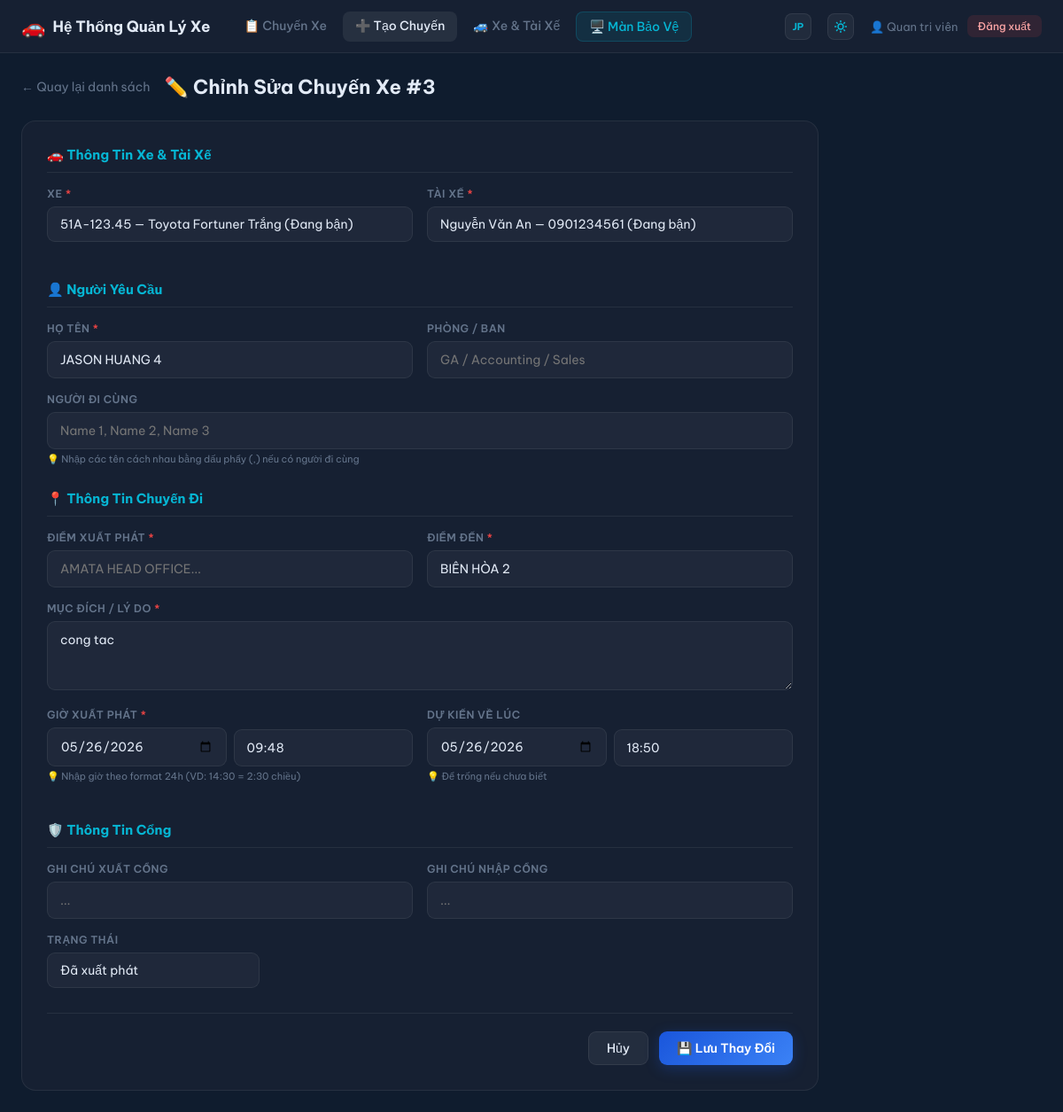
/trip_form.php?id=3&lang=vi (signed in), run on the app's committed database.
### tables this page shows
CREATE TABLE `trips` (
  `id` int(11) NOT NULL,
  `vehicle_id` int(11) NOT NULL,
  `driver_id` int(11) NOT NULL,
  `requester_name` varchar(100) NOT NULL,
  `requester_dept` varchar(100) DEFAULT NULL,
  `companions` varchar(500) DEFAULT NULL,
  `destination` varchar(255) NOT NULL,
  `purpose` text NOT NULL,
  `departure_time` datetime NOT NULL,
  `expected_return` datetime DEFAULT NULL,
  `actual_return` datetime DEFAULT NULL,
  `status` enum('scheduled','departed','returned','cancelled') DEFAULT 'scheduled',
  `gate_out_note` varchar(255) DEFAULT NULL,
  `gate_in_note` varchar(255) DEFAULT NULL,
  `created_by` int(11) DEFAULT NULL,
  `created_at` timestamp NOT NULL DEFAULT current_timestamp(),
  `updated_at` timestamp NOT NULL DEFAULT current_timestamp() ON UPDATE current_timestamp()
);

CREATE TABLE `vehicles` (
  `id` int(11) NOT NULL,
  `plate_number` varchar(20) NOT NULL,
  `vehicle_name` varchar(100) NOT NULL,
  `vehicle_type` varchar(50) DEFAULT 'Sedan',
  `status` enum('available','in_use','maintenance') DEFAULT 'available',
  `notes` text DEFAULT NULL,
  `created_at` timestamp NOT NULL DEFAULT current_timestamp()
);

CREATE TABLE `drivers` (
  `id` int(11) NOT NULL,
  `full_name` varchar(100) NOT NULL,
  `phone` varchar(20) DEFAULT NULL,
  `license_number` varchar(50) DEFAULT NULL,
  `status` enum('available','on_trip','off') DEFAULT 'available',
  `created_at` timestamp NOT NULL DEFAULT current_timestamp()
);

### includes/auth.php (called while the page is built, shortened)
<?php
function currentUser() {
    return [
        'id'        => $_SESSION['user_id'] ?? null,
        'username'  => $_SESSION['username'] ?? '',
        'full_name' => $_SESSION['full_name'] ?? '',
        'role'      => $_SESSION['role'] ?? 'staff',
    ];
}
function isAdmin() {
    return ($_SESSION['role'] ?? '') === 'admin';
}

### includes/config.php (called while the page is built, shortened)
<?php
function sanitize($str) {
    return htmlspecialchars(trim($str), ENT_QUOTES, 'UTF-8');
}

### trip_form.php (the view, shortened to what this page needs)
<?php
require_once 'includes/config.php';
require_once 'includes/auth.php';
$user = currentUser();
$tripId = (int)($_GET['id'] ?? 0);
$trip = null;
$lang = $_GET['lang'] ?? 'vi';
$txt = $lang_pack[$lang];
if ($tripId) {
    $stmt = $pdo->prepare("SELECT * FROM trips WHERE id = ?");
    $stmt->execute([$tripId]);
    $trip = $stmt->fetch();
}
$vehicles = $pdo->query("SELECT * FROM vehicles ORDER BY plate_number")->fetchAll();
$drivers  = $pdo->query("SELECT * FROM drivers ORDER BY full_name")->fetchAll();
?>
<!DOCTYPE html>
<html lang="<?= $lang ?>">
<head>
<link rel="stylesheet" href="assets/css/panel.css">
</head>
<body>
<nav class="navbar">
    <div class="nav-brand"><span class="nav-icon">🚗</span><span><?= SITE_NAME ?></span></div>
    <div class="nav-links">
        <a href="index.php?lang=<?= $lang ?>"><?= $txt['nav_trips'] ?></a>
        <a href="trip_form.php?lang=<?= $lang ?>" class="active"><?= $txt['nav_create'] ?></a>
        <?php if (isAdmin()): ?><a href="vehicles.php?lang=<?= $lang ?>"><?= $txt['nav_vehicles'] ?></a><?php endif; ?>
        <a href="dashboard.php?lang=<?= $lang ?>" target="_blank" class="nav-dashboard"><?= $txt['nav_dashboard'] ?></a>
    </div>
    <div class="nav-user">
        <a href="?lang=<?= $lang === 'vi' ? 'jp' : 'vi' ?><?= $tripId ? '&id='.$tripId : '' ?>" class="theme-toggle-btn" title="Chuyển đổi ngôn ngữ / 言語切替" style="text-decoration:none; font-family:'Be Vietnam Pro',sans-serif; font-size:11px; font-weight:700; display:inline-flex;">
            <?= $lang === 'vi' ? 'JP' : 'VI' ?>
        </a>
        <button id="theme-toggle" class="theme-toggle-btn" title="Thay đổi giao diện Sáng / Tối">
        </button>
        <span>👤 <?= sanitize($user['full_name']) ?></span>
        <a href="logout.php" class="btn-logout"><?= $txt['logout'] ?></a>
    </div>
</nav>
<div class="container">
    <div class="form-page-header">
        <a href="index.php?lang=<?= $lang ?>" class="back-link"><?= $txt['back_link'] ?></a>
        <h2><?= $tripId ? $txt['title_edit'].$tripId : $txt['title_create'] ?></h2>
    </div>
    <div class="form-card">
        <form method="POST">
            <div class="form-section">
                <h3 class="section-title"><?= $txt['sec_veh_driver'] ?></h3>
                <div class="form-row">
                    <div class="form-group">
                        <label><?= $txt['lbl_vehicle'] ?> <span class="req">*</span></label>
                        <select name="vehicle_id" class="form-control" required>
                            <?php foreach ($vehicles as $v): ?>
                            <option value="<?= $v['id'] ?>"
                                <?= (($trip['vehicle_id'] ?? $_POST['vehicle_id'] ?? '') == $v['id']) ? 'selected' : '' ?>
                                class="status-<?= $v['status'] ?>">
                                <?= sanitize($v['plate_number']) ?> — <?= sanitize($v['vehicle_name']) ?>
                            </option>
                            <?php endforeach; ?>
                        </select>
                    </div>
                    <div class="form-group">
                        <label><?= $txt['lbl_driver'] ?> <span class="req">*</span></label>
                        <select name="driver_id" class="form-control" required>
                            <?php foreach ($drivers as $d): ?>
                            <option value="<?= $d['id'] ?>"
                                <?= (($trip['driver_id'] ?? $_POST['driver_id'] ?? '') == $d['id']) ? 'selected' : '' ?>>
                                <?= sanitize($d['full_name']) ?> — <?= sanitize($d['phone']) ?>
                            </option>
                            <?php endforeach; ?>
                        </select>
                    </div>
                </div>
            </div>
            <div class="form-section">
                <h3 class="section-title"><?= $txt['sec_requester'] ?></h3>
                <div class="form-row">
                    <div class="form-group">
                        <label><?= $txt['lbl_name'] ?> <span class="req">*</span></label>
                        <input type="text" name="requester_name" class="form-control"
                            value="<?= sanitize($trip['requester_name'] ?? $_POST['requester_name'] ?? '') ?>"
                            placeholder="Nguyễn Văn A / 山田太郎" required>
                    </div>
                    <div class="form-group">
                        <label><?= $txt['lbl_dept'] ?></label>
                        <input type="text" name="requester_dept" class="form-control"
                            value="<?= sanitize($trip['requester_dept'] ?? $_POST['requester_dept'] ?? '') ?>"
                            placeholder="GA / Accounting / Sales">
                    </div>
                </div>
                <div class="form-group">
                    <label><?= $txt['lbl_companions'] ?></label>
                    <input type="text" name="companions" class="form-control"
                        value="<?= sanitize($trip['companions'] ?? $_POST['companions'] ?? '') ?>"
                        placeholder="Name 1, Name 2, Name 3">
                    <small style="color:var(--gray);font-size:11px;margin-top:4px;display:block"><?= $txt['hint_companions'] ?></small>
                </div>
            </div>
            <div class="form-section">
                <h3 class="section-title"><?= $txt['sec_trip_info'] ?></h3>
                <div class="form-row">
                    <div class="form-group">
                        <label><?= $txt['lbl_origin'] ?> <span class="req">*</span></label>
                        <input type="text" name="origin" id="inputOrigin" class="form-control" autocomplete="off"
                            value="<?= sanitize($trip['origin'] ?? $_POST['origin'] ?? '') ?>"
                            placeholder="AMATA HEAD OFFICE..." required>
                    </div>
                    <div class="form-group">
                        <label><?= $txt['lbl_destination'] ?> <span class="req">*</span></label>
                        <input type="text" name="destination" id="inputDest" class="form-control" autocomplete="off"
                            value="<?= sanitize($trip['destination'] ?? $_POST['destination'] ?? '') ?>"
                            placeholder="HONAI FACTORY..." required>
                    </div>
                </div>
                <div class="form-group">
                    <label><?= $txt['lbl_purpose'] ?> <span class="req">*</span></label>
                    <textarea name="purpose" class="form-control" rows="3"
                        placeholder="Description..." required><?= sanitize($trip['purpose'] ?? $_POST['purpose'] ?? '') ?></textarea>
                </div>
                <div class="form-row">
                    <div class="form-group">
                        <label><?= $txt['lbl_depart_time'] ?> <span class="req">*</span></label>
                        <div style="display:flex;gap:8px;align-items:flex-end">
                            <div style="flex:1">
                                <input type="date" name="departure_date" class="form-control"
                                    value="<?= $trip ? date('Y-m-d', strtotime($trip['departure_time'])) : date('Y-m-d') ?>" required>
                            </div>
                            <div style="flex:1; position: relative;">
                                <input type="text" name="departure_time_only" id="inputDepTime" class="form-control time-input" autocomplete="off"
                                    value="<?= $trip ? date('H:i', strtotime($trip['departure_time'])) : '' ?>"
                                    placeholder="HH:MM (08:30)" pattern="[0-2][0-9]:[0-5][0-9]" required>
                            </div>
                        </div>
                        <small style="color:var(--gray);font-size:11px;margin-top:4px;display:block"><?= $txt['hint_time_format'] ?></small>
                    </div>
                    <div class="form-group">
                        <label><?= $txt['lbl_expected_return'] ?></label>
                        <div style="display:flex;gap:8px;align-items:flex-end">
                            <div style="flex:1">
                                <input type="date" name="expected_return_date" class="form-control"
                                    value="<?= ($trip && $trip['expected_return']) ? date('Y-m-d', strtotime($trip['expected_return'])) : date('Y-m-d') ?>">
                            </div>
                            <div style="flex:1; position: relative;">
                                <input type="text" name="expected_return_time_only" id="inputRetTime" class="form-control time-input" autocomplete="off"
                                    value="<?= ($trip && $trip['expected_return']) ? date('H:i', strtotime($trip['expected_return'])) : '' ?>"
                                    placeholder="HH:MM (16:10)" pattern="[0-2][0-9]:[0-5][0-9]">
                            </div>
                        </div>
                        <small style="color:var(--gray);font-size:11px;margin-top:4px;display:block"><?= $txt['hint_optional'] ?></small>
                    </div>
                </div>
            </div>
            <div class="form-section">
                <h3 class="section-title"><?= $txt['sec_gate_info'] ?></h3>
                <div class="form-row">
                    <div class="form-group">
                        <label><?= $txt['lbl_gate_out'] ?></label>
                        <input type="text" name="gate_out_note" class="form-control"
                            value="<?= sanitize($trip['gate_out_note'] ?? '') ?>"
                            placeholder="...">
                    </div>
                    <div class="form-group">
                        <label><?= $txt['lbl_gate_in'] ?></label>
                        <input type="text" name="gate_in_note" class="form-control"
                            value="<?= sanitize($trip['gate_in_note'] ?? '') ?>"
                            placeholder="...">
                    </div>
                </div>
                <div class="form-group" style="max-width:240px">
                    <label><?= $txt['lbl_status'] ?></label>
                    <select name="status" class="form-control">
                        <option value="departed" <?= (($trip['status'] ?? 'scheduled') == 'departed') ? 'selected' : '' ?>><?= $txt['status_departed'] ?></option>
                    </select>
                </div>
            </div>
            <div class="form-actions">
                <a href="index.php?lang=<?= $lang ?>" class="btn-secondary"><?= $txt['btn_cancel'] ?></a>
                <button type="submit" class="btn-primary">
                    <?= $tripId ? $txt['btn_save'] : $txt['btn_create'] ?>
                </button>
            </div>
        </form>
    </div>
</div>
</body>
</html>

### data on the page
trips: vehicle_id "51A-123.45 — Toyota Fortuner Trắng (Đang bận)", driver_id "Nguyễn Văn An — 0901234561 (Đang bận)", requester_name "JASON HUANG 4", destination "BIÊN HÒA 2", purpose "cong tac", departure_date "05/26/2026", departure_time_only "09:48", expected_return_date "05/26/2026", expected_return_time_only "18:50", status "Đã xuất phát"

### other printed values
SITE_NAME "Hệ Thống Quản Lý Xe"
$txt['nav_trips'] "📋 Chuyến Xe"
$txt['nav_create'] "➕ Tạo Chuyến"
$txt['nav_vehicles'] "🚙 Xe & Tài Xế"
$txt['nav_dashboard'] "🖥️ Màn Bảo Vệ"
$user['full_name'] "Quan tri viên"
$txt['logout'] "Đăng xuất"
$txt['back_link'] "← Quay lại danh sách"
$txt['title_edit'] "✏️ Chỉnh Sửa Chuyến Xe #"
$tripId "3"
$txt['sec_veh_driver'] "🚗 Thông Tin Xe & Tài Xế"
$txt['lbl_vehicle'] "XE"
$txt['lbl_driver'] "TÀI XẾ"
$txt['sec_requester'] "👤 Người Yêu Cầu"
$txt['lbl_name'] "HỌ TÊN"
